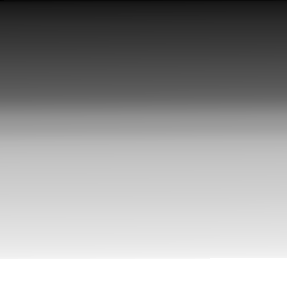
#> input picture Material_TPs/TP1/img1_tp.png, 287 x 288 px
$ jupyter execute 'TP1 - copia.ipynb'
#> lines starting #> are read from the running program, lines starting #| are printed output that depends on the picture
# TP1: vision_computadora_I (21Co2025)

# Integrantes

1. Sebastian Biagiola
2. Erlin Rey
3. Santiago Casado
5. Daniel Bazán
6. Jonathan Matias Borda

Parte 1 (imágenes en /white_patch):
1. Implementar el algoritmo White Patch para librarnos de las diferencias de color de iluminación.
2. Mostrar los resultados obtenidos y analizar las posibles fallas (si es que las hay) en el caso de
White patch

Parte 2:
1. Para las imágenes img1_tp.png y img2_tp.png leerlas con OpenCV en escala de grisas y
visualizarlas.
2. Elija el numero de bins que crea conveniente y grafique su histograma, compare los histogramas
entre si. Explicar lo que se observa, si tuviera que entrenar un modelo de clasificación/detección
de imágenes, considera que puede ser de utilidad tomar como ‘features’ a los histogramas?

## Parte 1 (imágenes en /white_patch):
###1. Implementar el algoritmo White Patch para librarnos de las diferencias de color de iluminación.

## Parte 2:
### 1. Para las imágenes img1_tp.png y img2_tp.png leerlas con OpenCV en escala de grisas y visualizarlas.

[cell 1]
import cv2 as cv
import matplotlib.pyplot as plt
import os
import numpy as np

# Cargar las imágenes
img1_path = 'img1_tp.png'
img2_path = 'img2_tp.png'

# Leer y visualizar las imágenes en escala de grises
try:
    img1_gray = cv.imread(img1_path, cv.IMREAD_GRAYSCALE)
#> img1_gray is the input picture: shape (288, 287); min 2, max 255, mean 154.8
    img2_gray = cv.imread(img2_path, cv.IMREAD_GRAYSCALE)
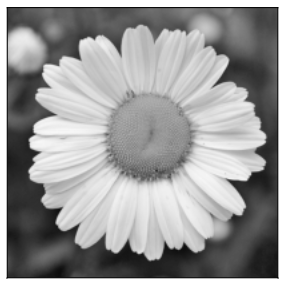
#> input picture Material_TPs/TP1/img2_tp.png, 287 x 288 px
#> img2_gray is the input picture: shape (288, 287); min 2, max 255, mean 154.8

    if img1_gray is None or img2_gray is None:
        raise FileNotFoundError("Una o ambas imágenes no se pudieron cargar.")

    # Crear una figura con dos subplots para mostrar ambas imágenes
    fig, axes = plt.subplots(1, 2, figsize=(10, 5))

    # Visualizar la primera imagen
    axes[0].imshow(img1_gray, cmap='gray')
    axes[0].set_title('Imagen 1 - Escala de Grises')
    axes[0].axis('off')

    # Visualizar la segunda imagen
    axes[1].imshow(img2_gray, cmap='gray')
    axes[1].set_title('Imagen 2 - Escala de Grises')
    axes[1].axis('off')

    # Ajustar el diseño y mostrar la figura
    plt.tight_layout()
    plt.show()
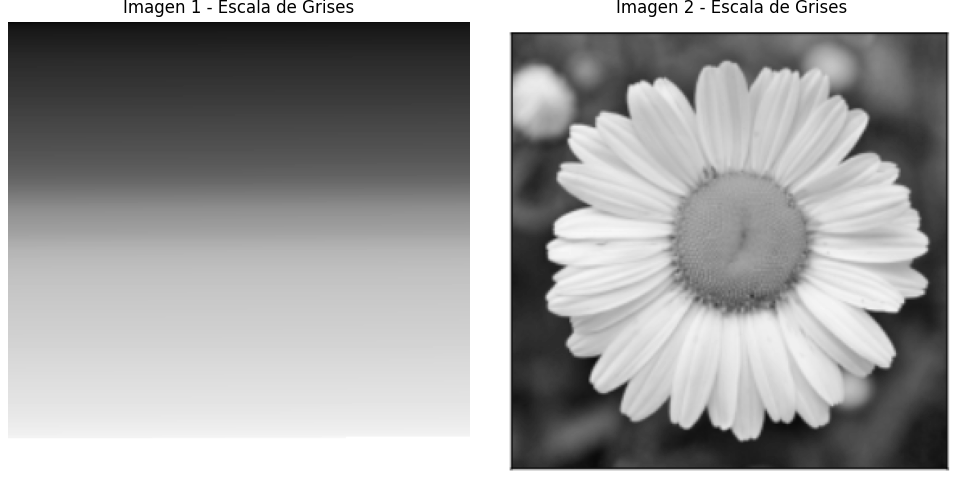
#> figure drawn by matplotlib, 2 panels

except FileNotFoundError as e:
    print(e)
    print(f"Verifica que los archivos '{os.path.basename(img1_path)}' y '{os.path.basename(img2_path)}' estén en el directorio correcto.")
    print(f"Asegúrate de que los archivos '{os.path.basename(img1_path)}' y '{os.path.basename(img2_path)}' estén en el directorio correcto.")

[cell 2]
# Nueva figura
fig = plt.figure()

# Imagen original
ax1=plt.subplot(221)
ax1.imshow(img1_gray, cmap='gray', vmin=0, vmax=255)
ax1.set_title('Img 1')

hist1,bins1 = np.histogram(img1_gray.ravel(),256,[0,256])
#> hist1 = 256 values, max 8400 at index 255, min 0 at index 0, mean 322.9; bins1 = 257 values from 0 to 256
ax3=plt.subplot(223)
ax3.plot(hist1)

# Imagen ecualizada
ax2=plt.subplot(222)
ax2.imshow(img2_gray, cmap='gray', vmin=0, vmax=255)
ax2.set_title('Img 2')

hist2,bins2 = np.histogram(img2_gray.ravel(),256,[0,256])
#> hist2 has the same summary as hist1; bins2 = 257 values from 0 to 256
ax4=plt.subplot(224)
ax4.plot(hist2)

plt.show()
#> figure, not shown here; panel 2: curve peaks at x = 255, y = 8400; panel 4: curve peaks at x = 255, y = 8400

#

[cell 3]
bin_options = [32, 64]

# Probando diferntes bins
for bins in bin_options:
    plt.figure(figsize=(12, 5))
    plt.suptitle(f'Comparación de Histogramas con {bins} bins', fontsize=16)

    # Histograma para la Imagen 1
    plt.subplot(1, 2, 1)
    hist1, _ = np.histogram(img1_gray.ravel(), bins, [0, 256])
    plt.plot(hist1, color='blue')
    plt.title('Histograma Imagen 1')
    plt.xlabel('Nivel de gris')
    plt.ylabel('Frecuencia')
    plt.xlim([0, bins])

    # Histograma para la Imagen 2
    plt.subplot(1, 2, 2)
    hist2, _ = np.histogram(img2_gray.ravel(), bins, [0, 256])
    plt.plot(hist2, color='red')
    plt.title('Histograma Imagen 2')
    plt.xlabel('Nivel de gris')
    plt.xlim([0, bins])

    # Ajustar el diseño y mostrar la figura
    plt.tight_layout(rect=[0, 0.03, 1, 0.95])
    plt.show()
#> this loop made 2 passes
#> pass 2, `plt.show()`:
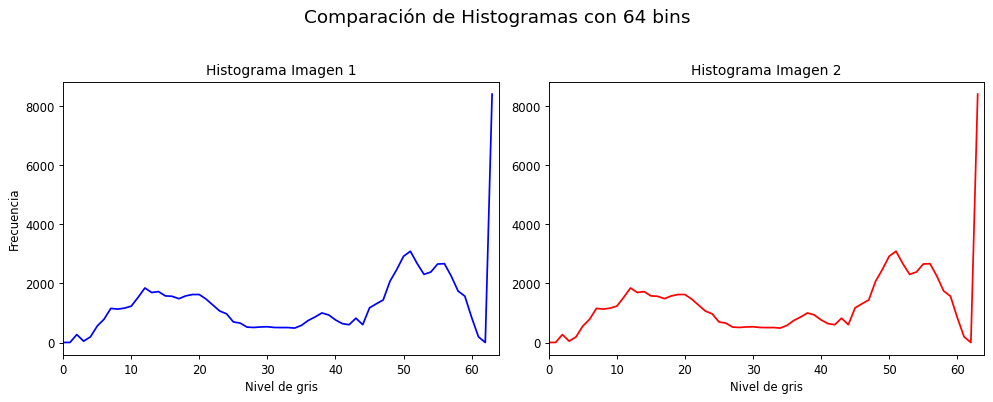
#> figure drawn by matplotlib, 2 panels; panel 1: curve peaks at x = 63, y = 8400; panel 2: curve peaks at x = 63, y = 8400

# Parte 2 – Histogramas de Imágenes en Escala de Grises

## Elección de número de bins
Se probaron histogramas con **32** y **64 bins**:
- Con **32 bins** se obtiene una visión más general de la distribución de intensidades.
- Con **64 bins** se logra mayor detalle sin llegar a la granularidad excesiva de 256 bins.

---

## Observaciones de la comparación de histogramas

- **Imagen 1 (gradiente):**
  El histograma es casi **uniforme**, ya que la imagen contiene un gradiente que abarca todos los niveles de gris de manera progresiva. Esto refleja la naturaleza sintética de la imagen, donde cada nivel aparece con frecuencias similares.

- **Imagen 2 (margarita):**
  El histograma es claramente **bimodal**:
  - Un pico en intensidades **altas** (pétalos blancos).
  - Un pico en intensidades **bajas** (fondo y centro oscuro).
  - Escasa presencia en los niveles intermedios.
  Esto refleja una imagen natural con regiones claras y oscuras bien diferenciadas.

- **Comparación entre imágenes:**
  Mientras que *img1* distribuye los píxeles de manera más uniforme en todo el rango de intensidades, *img2* concentra la mayor parte en los extremos (oscuros y claros).
  Esta diferencia se observa claramente en los histogramas comparativos:
  - Con **32 bins** se aprecia la distinción global (curva casi plana en *img1* frente a forma bimodal en *img2*).
  - Con **64 bins** la diferencia se vuelve aún más evidente, ya que se destacan con mayor precisión los picos de *img2* en los extremos.

---

## Utilidad de los histogramas como *features*

- **Sí son útiles** como representación global:
  - Capturan información sobre **brillo, contraste y textura general**.
  - Permiten distinguir escenas con distribuciones de intensidades diferentes (ej. día/noche, radiografías con distintos contrastes, imágenes sintéticas vs. naturales).

- **Limitaciones:**
  - No capturan información **espacial** (ubicación de los píxeles de cada intensidad).
  - Son sensibles a variaciones de **iluminación y exposición**.

- **Buenas prácticas para usarlos en ML:**
  - Normalizar los histogramas (ej. L1 → suma = 1) para compararlos entre imágenes de distinto tamaño.
  - Dividir la imagen en **bloques** (ej. 2×2) y concatenar los histogramas para añadir información espacial.
  - Complementar con otros descriptores como **LBP/GLCM** (textura), **HOG** (forma), o emplear **CNNs** que aprenden *features* automáticamente.
  - Para comparar histogramas, usar métricas como **Bhattacharyya**, **χ²** o **intersección**.

---

## Conclusión
Los histogramas de intensidades en escala de grises son un **feature simple pero informativo** que resulta útil en tareas de clasificación o detección básicas.
No obstante, para problemas más complejos es recomendable combinarlos con métodos que capturen información local y espacial.

[cell 4]
# Nueva figura
bins= 32
fig = plt.figure()

# Imagen original
ax1=plt.subplot(221)
ax1.imshow(img1_gray, cmap='gray', vmin=0, vmax=255)
ax1.set_title('Original')

hist1,bins1 = np.histogram(img1_gray.ravel(),bins,[0,256])
#> hist1 = 32 values, max 8400 at index 31, min 4 at index 0, mean 2583; bins1 = 33 values from 0 to 256
ax3=plt.subplot(223)
ax3.plot(hist1)

# Imagen ecualizada
img_eqzd = cv.equalizeHist(img1_gray)
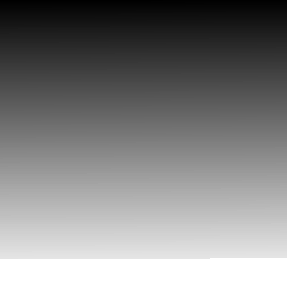
#> img_eqzd: shape (288, 287); min 0, max 255, mean 129.4
ax2=plt.subplot(222)
ax2.imshow(img_eqzd, cmap='gray', vmin=0, vmax=255)
ax2.set_title('Ecualizada')

hist2,bins2 = np.histogram(img_eqzd.ravel(),bins,[0,256])
#> hist2 = 32 values, max 8400 at index 31, min 0 at index 29, mean 2583; bins2 = 33 values from 0 to 256
ax4=plt.subplot(224)
ax4.plot(hist2)


# Nueva figura
fig = plt.figure()

# Imagen original
ax1=plt.subplot(221)
ax1.imshow(img2_gray, cmap='gray', vmin=0, vmax=255)
ax1.set_title('Original')

hist1,bins1 = np.histogram(img2_gray.ravel(),bins,[0,256])
ax3=plt.subplot(223)
ax3.plot(hist1)

# Imagen ecualizada
img_eqzd = cv.equalizeHist(img2_gray)
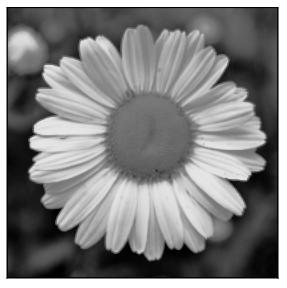
#> img_eqzd: shape (288, 287); min 0, max 255, mean 129.4
ax2=plt.subplot(222)
ax2.imshow(img_eqzd, cmap='gray', vmin=0, vmax=255)
ax2.set_title('Ecualizada')

hist2,bins2 = np.histogram(img_eqzd.ravel(),bins,[0,256])
ax4=plt.subplot(224)
ax4.plot(hist2)

plt.show()
#> figure, not shown here; panel 2: curve peaks at x = 31, y = 8400; panel 4: curve peaks at x = 31, y = 8400
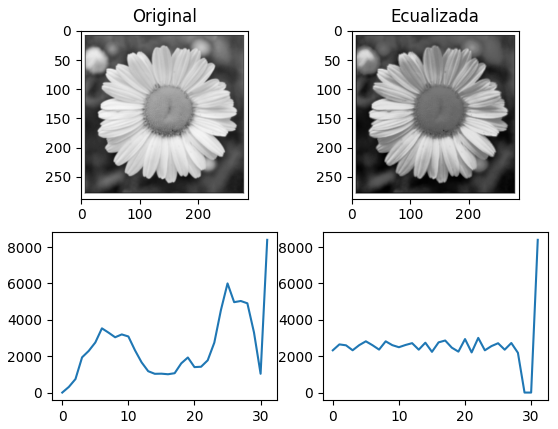
#> figure drawn by matplotlib, 4 panels; panel 2: curve peaks at x = 31, y = 8400; panel 4: curve peaks at x = 31, y = 8400

plt.show()

[cell 5]
# Nueva figura
fig = plt.figure()

# Imagen original
ax1=plt.subplot(221)
ax1.imshow(img1_gray, cmap='gray', vmin=0, vmax=255)
ax1.set_title('Original')

hist1,bins1 = np.histogram(img1_gray.ravel(),bins,[0,256])
ax3=plt.subplot(223)
ax3.plot(hist1)

# create a CLAHE object (Arguments are optional).
clahe = cv.createCLAHE(clipLimit=2.0, tileGridSize=(8,8))
img_eqzd = clahe.apply(img1_gray)
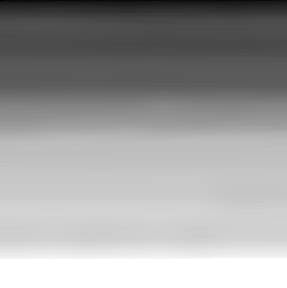
#> img_eqzd: shape (288, 287); min 2, max 255, mean 158.2
ax2=plt.subplot(222)
ax2.imshow(img_eqzd, cmap='gray', vmin=0, vmax=255)
ax2.set_title('Ecualizada')

hist2,bins2 = np.histogram(img_eqzd.ravel(),bins,[0,256])
#> hist2 = 32 values, max 9941 at index 9, min 4 at index 0, mean 2583
ax4=plt.subplot(224)
ax4.plot(hist2)

fig.show()
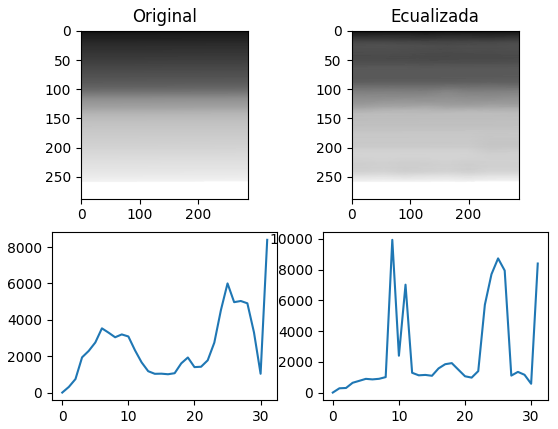
#> figure drawn by matplotlib, 4 panels; panel 2: curve peaks at x = 31, y = 8400; panel 4: curve peaks at x = 9, y = 9941

# Mostrar las imagenes lado a lado usando cv2.hconcat
#out1 = cv.hconcat([img, img_eqzd])
#cv.imshow('Clahe', out1)

# Nueva figura
fig = plt.figure()

# Imagen original
ax1=plt.subplot(221)
ax1.imshow(img2_gray, cmap='gray', vmin=0, vmax=255)
ax1.set_title('Original')

hist1,bins1 = np.histogram(img2_gray.ravel(),bins,[0,256])
ax3=plt.subplot(223)
ax3.plot(hist1)

# create a CLAHE object (Arguments are optional).
clahe = cv.createCLAHE(clipLimit=2.0, tileGridSize=(8,8))
img_eqzd = clahe.apply(img2_gray)
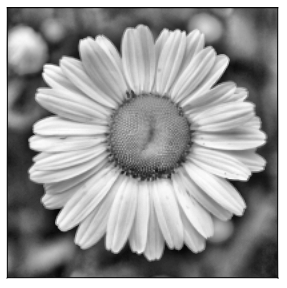
#> img_eqzd: shape (288, 287); min 2, max 255, mean 153.5
ax2=plt.subplot(222)
ax2.imshow(img_eqzd, cmap='gray', vmin=0, vmax=255)
ax2.set_title('Ecualizada')

hist2,bins2 = np.histogram(img_eqzd.ravel(),bins,[0,256])
#> hist2 = 32 values, max 8761 at index 31, min 26 at index 0, mean 2583
ax4=plt.subplot(224)
ax4.plot(hist2)

fig.show()
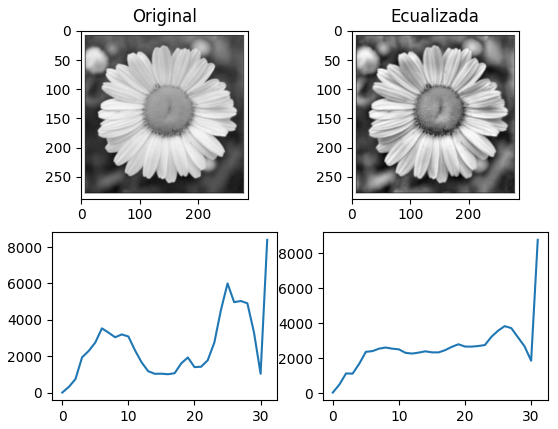
#> figure drawn by matplotlib, 4 panels; panel 2: curve peaks at x = 31, y = 8400; panel 4: curve peaks at x = 31, y = 8761

# Mostrar las imagenes lado a lado usando cv2.hconcat
#out1 = cv.hconcat([img, img_eqzd])
#cv.imshow('Clahe', out1)
